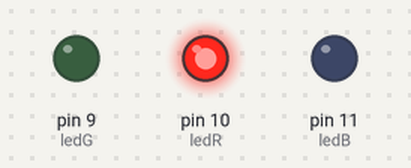
Bench run of a sketch on a simulated Arduino Uno, built with avr-gcc and run on an emulated ATmega328P. Shown: output pins drawn as LEDs (lit = HIGH).

Above: at 0.2 s.
At 0.7 s:
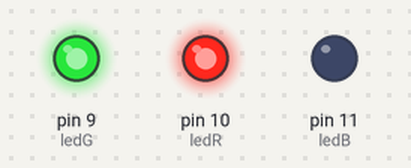
At 1.5 s:
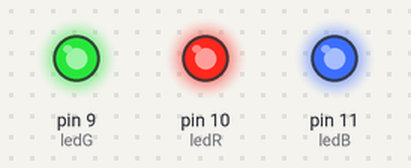
Timing chart, 0 to 3.0 s (numbered marks = the images above):
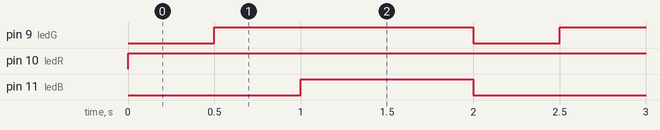

Measured:
- by itself, pin 9 (ledG): alternates HIGH for 1.5 s and LOW for 0.50 s
- by itself, pin 10 (ledR): LOW → HIGH at 0.00 s
- by itself, pin 11 (ledB): alternates HIGH for 1.0 s and LOW for 1.0 s

The sketch:

cours1.ino
```cpp
int ledR = 10;
int ledG = 9;
int ledB = 11;

void setup() {
  pinMode(ledR,OUTPUT);
  pinMode(ledG,OUTPUT);
  pinMode(ledB,OUTPUT);
}

void loop() {
  digitalWrite(ledR,HIGH);
  delay(500);
  digitalWrite(ledG,HIGH);
  delay(500);
  digitalWrite(ledB,HIGH);
  delay(1000);

  digitalWrite(ledR,LOW);
  digitalWrite(ledG,LOW);
  digitalWrite(ledB,LOW);
}
```
